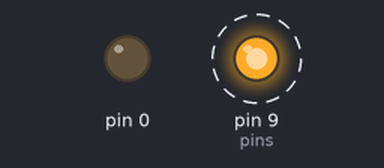
A sketch run on a simulated Arduino Uno, built with avr-gcc and run on an emulated ATmega328P. Parts: output pins drawn as LEDs (lit = HIGH). Dashed ring = blinking.

Above: at 0.3 s.
Timing chart, 0 to 3.2 s (numbered marks = the images above):
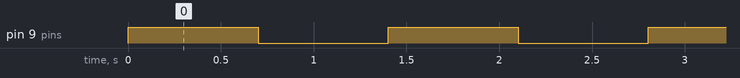

Measured:
- by itself, pin 9 (pins): alternates HIGH for 0.70 s and LOW for 0.70 s

The sketch:

blinking_screen.ino
```cpp
//Make the LCD screen blink
#define LCD_E      8
#define LCD_RS     6
#define LCD_D4     10
#define LCD_D5     11
#define LCD_D6     12
#define LCD_D7     13
#define LCD_BL     9    // back light

byte pins[] = {LCD_E, LCD_RS, LCD_D4, LCD_D5, LCD_D6, LCD_D7, LCD_BL};


void setup() {}

void loop() {
  // put your main code here, to run repeatedly:
  long counter = 0;
  pinMode(pins[6], OUTPUT);
  pinMode(pins[7], OUTPUT);
  digitalWrite(pins[7], LOW);
  while (true) {
    if (counter % (6 + 1) == 0) {
      if (digitalRead(pins[6]) == HIGH) {
        digitalWrite(pins[6], LOW);
      } else {
        digitalWrite(pins[6], HIGH);
      }
    }
    counter++;
    delay(100);
  }
}
```
